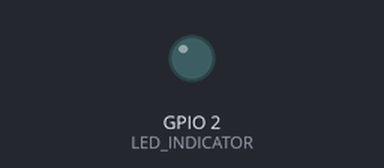
This program was run on a simulated ESP32. On the bench: output pins drawn as LEDs (lit = HIGH). WiFi joins after 1.5 s; servers stay silent unless stated; the local clock reads 2024-03-15 10:24:30 at power-on unless the program sets it; what the program prints to the serial monitor is not drawn.

Above: at 0.0 s.
Timing chart, 0 to 3.8 s (numbered marks = the images above):
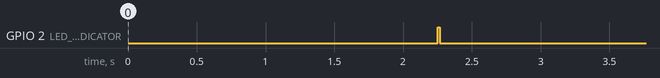

The program:

main.cpp
```cpp
#include <Arduino.h>
#include <WiFi.h>
#include <time.h>

#define LED_INDICATOR 2

const char* my_ssid = "Wokwi-GUEST";
const char* my_pass = "";

const char* ntp_sv1 = "pool.ntp.org";
const char* ntp_sv2 = "time.google.com";
const long  gmt_offset = 7 * 3600;
const int   dl_offset = 0;

const uint32_t INTERVAL_NTP = 6UL * 60 * 60 * 1000;

uint32_t t_last_ntp = 0;
int counter_sync = 0;

void format_time(time_t t, char* buf, size_t max_size) {
    struct tm* t_info = localtime(&t);
    strftime(buf, max_size, "%Y-%m-%d %H:%M:%S", t_info);
}

void trigger_ntp_sync() {
    counter_sync++;
    digitalWrite(LED_INDICATOR, HIGH);

    Serial.println("\n--- NTP SYNC STARTED ---");
    Serial.printf("[Info] Sync iteration #%d\n", counter_sync);

    time_t t_before;
    time(&t_before);
    char buf_before[32];
    format_time(t_before, buf_before, sizeof(buf_before));

    configTime(gmt_offset, dl_offset, ntp_sv1, ntp_sv2);

    struct tm ti;
    uint32_t wait_start = millis();
    bool is_success = false;

    while (millis() - wait_start < 8000) {
        if (getLocalTime(&ti, 500)) {
            is_success = true;
            break;
        }
        delay(250);
    }

    time_t t_after;
    time(&t_after);
    char buf_after[32];
    format_time(t_after, buf_after, sizeof(buf_after));

    double delta = difftime(t_after, t_before);

    if (is_success) {
        Serial.println("[Result] SUCCESS");
        Serial.printf("  Local (RTC)  : %s\n", buf_before);
        Serial.printf("  NTP (Server) : %s\n", buf_after);
        Serial.printf("  Drift        : %.2f sec\n", delta);
    } else {
        Serial.println("[Result] FAILED (Timeout)");
    }
    Serial.println("------------------------\n");

    digitalWrite(LED_INDICATOR, LOW);
}

void setup() {
    Serial.begin(115200);
    delay(500);

    pinMode(LED_INDICATOR, OUTPUT);
    digitalWrite(LED_INDICATOR, LOW);

    Serial.println("\n--- NTP SYNC DEMO ---");

    WiFi.mode(WIFI_STA);
    WiFi.begin(my_ssid, my_pass);
    Serial.print("[WiFi] Connecting...");

    while (WiFi.status() != WL_CONNECTED) {
        delay(350);
        Serial.print(".");
    }
    Serial.println("\n[WiFi] Connected!");

    trigger_ntp_sync();
    t_last_ntp = millis();
}

void loop() {
    uint32_t now = millis();

    static uint32_t t_tick = 0;
    if (now - t_tick >= 1000) {
        t_tick = now;

        struct tm ti;
        if (getLocalTime(&ti)) {
            Serial.printf("[Clock] %04d-%02d-%02d %02d:%02d:%02d | Next sync: %lus\n",
                          ti.tm_year + 1900, ti.tm_mon + 1, ti.tm_mday,
                          ti.tm_hour, ti.tm_min, ti.tm_sec,
                          (INTERVAL_NTP - (now - t_last_ntp)) / 1000);
        }
    }

    if (now - t_last_ntp >= INTERVAL_NTP) {
        t_last_ntp = now;
        trigger_ntp_sync();
    }
}
```
